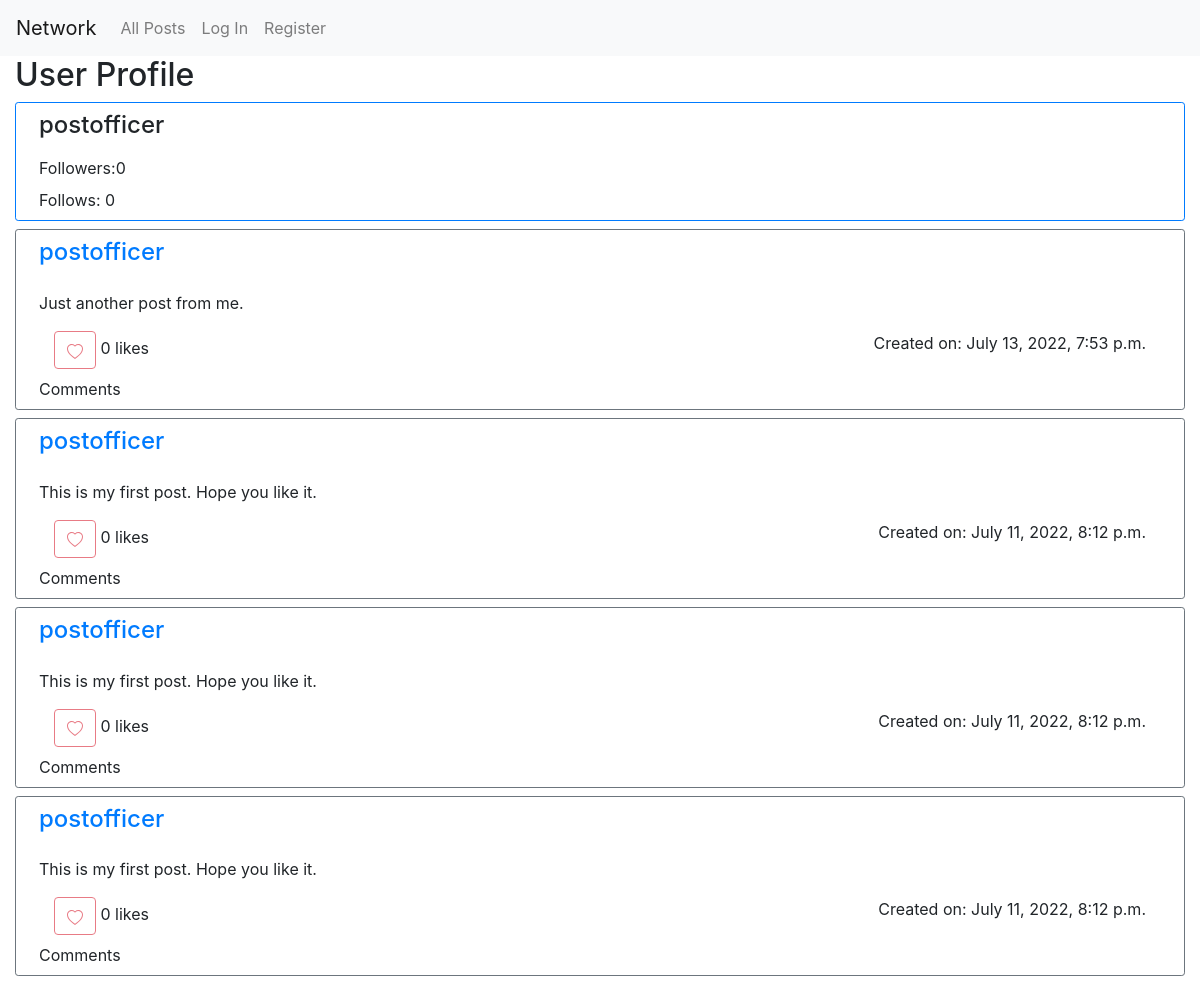
The page /user/1 on the database as committed earlier.
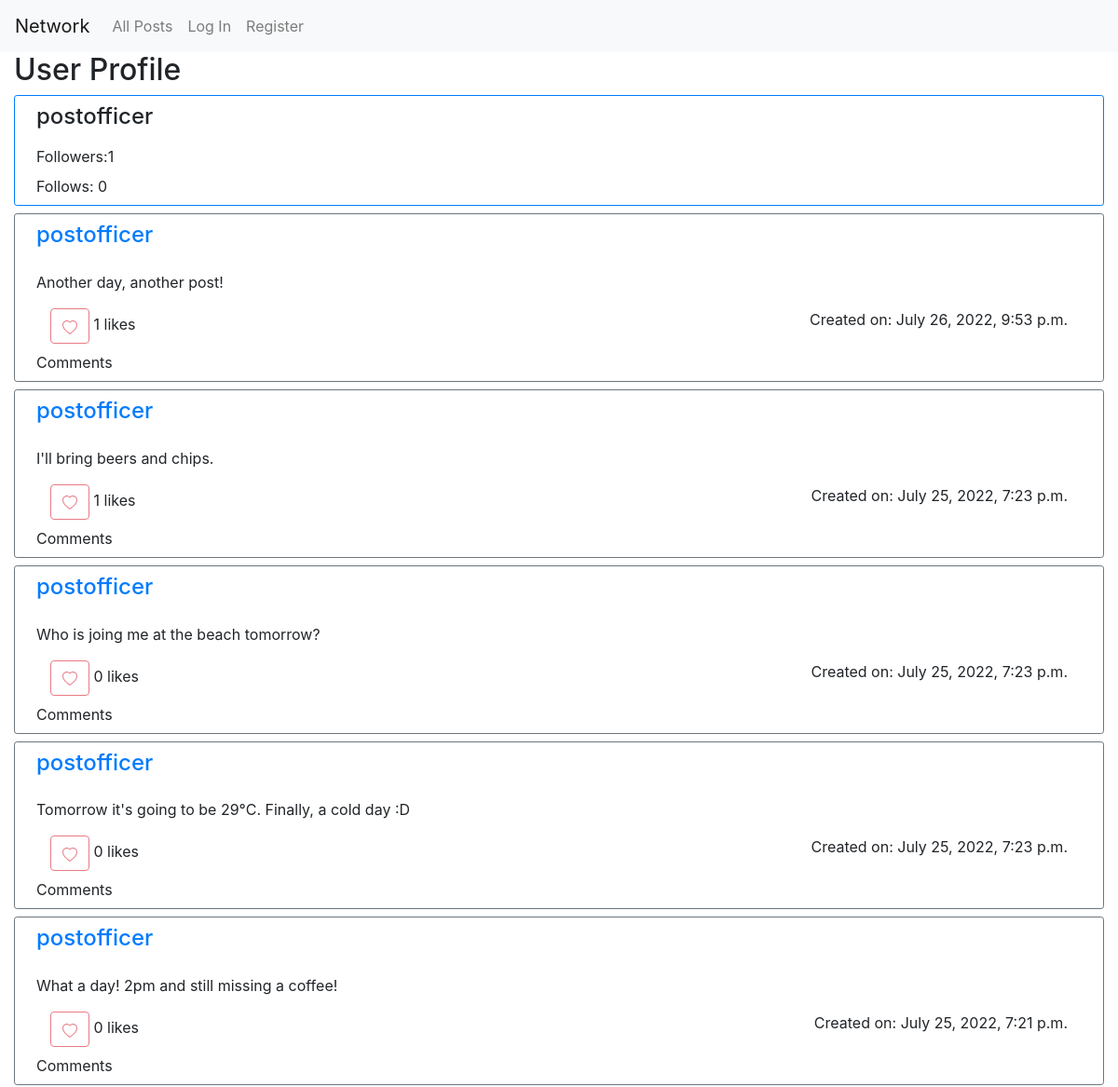
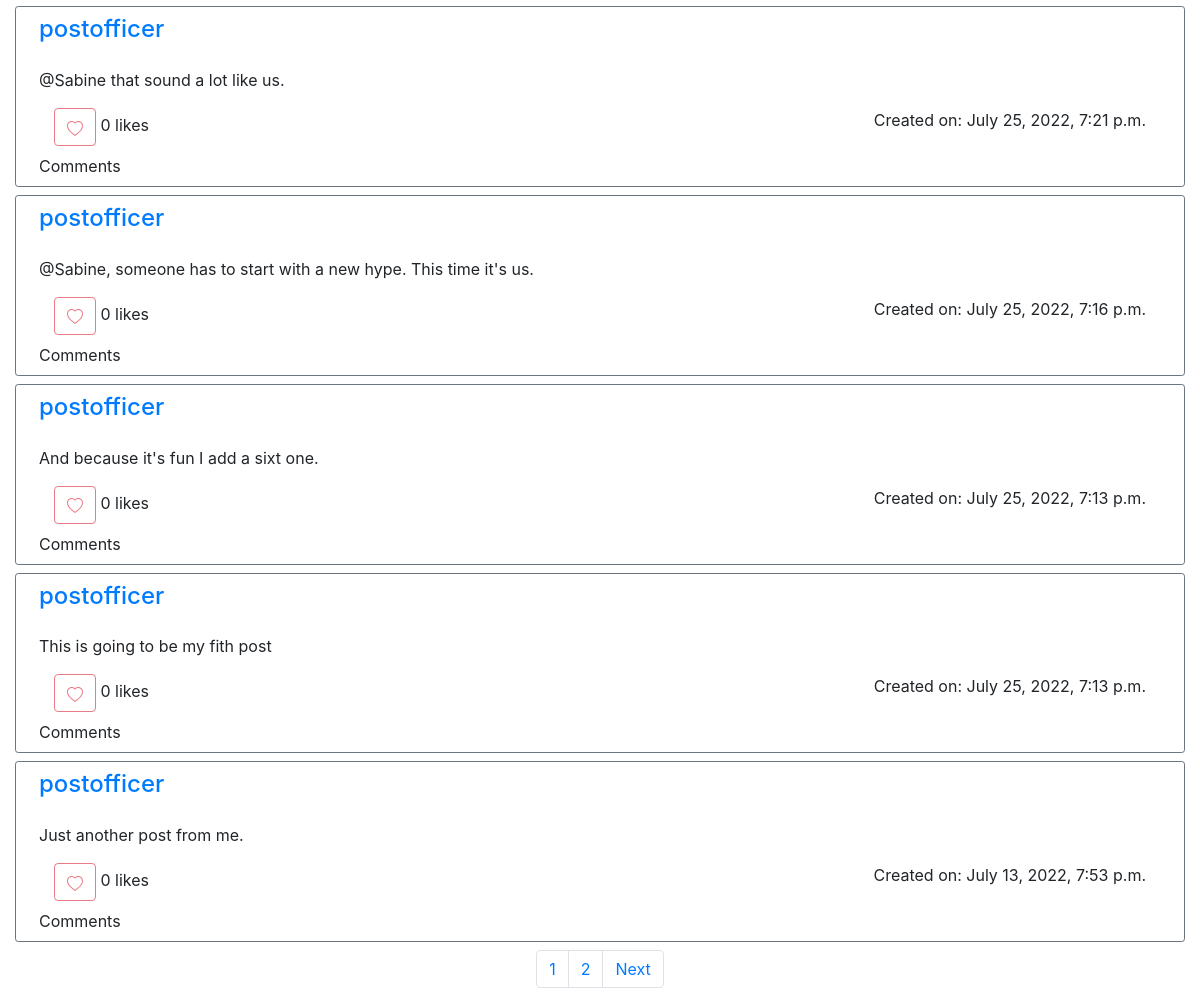
The same page on the database as committed later (2 pictures, top to bottom).
### network/models.py (models this page shows, shortened)
class Post(models.Model):
    user = models.ForeignKey("User", on_delete=models.CASCADE, related_name="posts")
    post = models.TextField(max_length=post_max_length, blank=False)
    likes = models.ManyToManyField("User", blank=True, related_name="likes")
    created_on = models.DateTimeField(auto_now_add=True)
    modified_on = models.DateField(auto_now=True)
    @property
    def like_count(self):
        return self.likes.count()

class User(AbstractUser):
    registered = models.DateTimeField(auto_now_add=True)

### network/views.py (the view, shortened to what this page needs)
# urls.py: path("user/<str:user_id>", views.profile, name="profile"),
@csrf_exempt
def profile(request, user_id):
    user_profile = User.objects.get(id=user_id)
    followed, _ = Follower.objects.get_or_create(user=user_profile)
    is_following = request.user in followed.followers.all()
    if is_following:
        v_unfollow = "block"
        v_follow = "none"
    else:
        v_unfollow = "none"
        v_follow = "block"
    numbers_followed = followed.followers.count()
    number_follows = user_profile.following.count()
    posts_list = Post.objects.filter(user=user_profile).order_by("-created_on")
    paginator = Paginator(posts_list, 10)
    page_number = request.GET.get("page", 1)
    posts = paginator.get_page(page_number)
    return render(request, "network/profile.html", {
        "user_profile": user_profile,
        "v_unfollow": v_unfollow,
        "v_follow": v_follow,
        "numbers_followed": numbers_followed,
        "number_follows": number_follows,
        "posts": posts,
        "current_page": page_number,
        "page_range": range(posts.paginator.num_pages),
        },
    )

### network/templates/network/profile.html (shortened to what this page needs)
{% extends "network/layout.html" %}
{% block body %}
<div class="container-fluid gap-3">
    <h2>User Profile</h2>
    <div class="container-fluid border border-primary border-2 rounded-sm mb-2">
        <div class="row m-2">
            <h4>{{ user_profile.username }}</h4>
        </div>
        <div class="row m-2">
            Followers: <span id="numbers_followed">{{ numbers_followed }}</span>
        </div>
        <div class="row m-2">
            Follows: {{ number_follows }}
        </div>
    </div>
    {% include 'network/layout-post.html' %}
</div>
{% endblock %}

### network/templates/network/layout-post.html (shortened to what this page needs)
{% for post in posts %}
    <div class="container-fluid border border-secondary rounded-sm mb-2">
        <div class="row m-2">
            <h4><a href="{% url 'profile' post.user.id %}">{{ post.user.username }}</a></h4>
        </div>
        <div class="row m-2" id="edit{{post.id}}">
            {{ post.post }}
        </div>
        <div class="row m-2 justify">
            <div class="col-2 justify-content-start">
                {% if request.user.is_authenticated and request.user.id != post.user.id %}
                    {% if request.user not in post.likes.all %}
                        <button id="{{ post.id }}" type="button" class="btn btn-outline-danger" onClick="like({{post.id}})">
                            <svg xmlns="http://www.w3.org/2000/svg" width="16" height="16" fill="currentColor" class="bi bi-heart" viewBox="0 0 16 16">
                                <path d="m8 2.748-.717-.737C5.6.281 2.514.878 1.4 3.053c-.523 1.023-.641 2.5.314 4.385.92 1.815 2.834 3.989 6.286 6.357 3.452-2.368 5.365-4.542 6.286-6.357.955-1.886.838-3.362.314-4.385C13.486.878 10.4.28 8.717 2.01L8 2.748zM8 15C-7.333 4.868 3.279-3.04 7.824 1.143c.06.055.119.112.176.171a3.12 3.12 0 0 1 .176-.17C12.72-3.042 23.333 4.867 8 15z"/>
                            </svg>
                        </button>
                        {% else %}
                        <button id="{{ post.id }}" type="button" class="btn btn-danger" onClick="like({{post.id}})">
                            <svg xmlns="http://www.w3.org/2000/svg" width="16" height="16" fill="currentColor" class="bi bi-heart" viewBox="0 0 16 16">
                                <path d="m8 2.748-.717-.737C5.6.281 2.514.878 1.4 3.053c-.523 1.023-.641 2.5.314 4.385.92 1.815 2.834 3.989 6.286 6.357 3.452-2.368 5.365-4.542 6.286-6.357.955-1.886.838-3.362.314-4.385C13.486.878 10.4.28 8.717 2.01L8 2.748zM8 15C-7.333 4.868 3.279-3.04 7.824 1.143c.06.055.119.112.176.171a3.12 3.12 0 0 1 .176-.17C12.72-3.042 23.333 4.867 8 15z"/>
                            </svg>
                        </button>
                    {% endif %}
                {% else %}
                <button type="button" class="btn btn-outline-danger" disabled>
                </button>
                {% endif %}
                <span id="like_count{{ post.id }}">{{ post.like_count }}</span> likes
            </div>
            <div class="col" style="text-align: right">
                Created on: {{ post.created_on }}
            </div>
        </div>
        <div class="row m-2">
            Comments
        </div>
    </div>
{% endfor %}
<nav aria-label="Page navigation example">
    <ul class="pagination justify-content-center">
        {% if posts.has_previous or posts.has_next %}
            {% for page in page_range %}
                {% if forloop.counter|slugify == current_page|slugify %}
                    <li class="page-item"><a class="page-link" href="#">{{ forloop.counter }}<span class="sr-only">(current)</span></a></li>
                {% else %}
                    <li class="page-item"><a class="page-link" href="?page={{ forloop.counter }}"> {{ forloop.counter }}</a></li>
                {% endif %}
            {% endfor %}
        {% endif %}
        {% if posts.has_next %}
            <li class="page-item">
                <a class="page-link" href="?page={{ posts.next_page_number }}">Next</a>
            </li>
        {% endif %}
    </ul>
</nav>

Rows that differ between the two databases and show on the page:
no longer on this page (row unchanged): Post: user.username "postofficer", post "This is my first post. Hope you like it.", like_count "0", created_on "July 11, 2022, 8:12 p.m."
no longer on this page (row unchanged): Post: user.username "postofficer", post "This is my first post. Hope you like it.", like_count "0", created_on "July 11, 2022, 8:12 p.m."
no longer on this page (row unchanged): Post: user.username "postofficer", post "This is my first post. Hope you like it.", like_count "0", created_on "July 11, 2022, 8:12 p.m."
added Post: user.username "postofficer", post "Another day, another post!", like_count "1", created_on "July 26, 2022, 9:53 p.m."
added Post: user.username "postofficer", post "I'll bring beers and chips.", like_count "1", created_on "July 25, 2022, 7:23 p.m."
added Post: user.username "postofficer", post "Who is joing me at the beach tomorrow?", like_count "0", created_on "July 25, 2022, 7:23 p.m."
added Post: user.username "postofficer", post "Tomorrow it's going to be 29°C. Finally, a cold day :D", like_count "0", created_on "July 25, 2022, 7:23 p.m."
added Post: user.username "postofficer", post "What a day! 2pm and still missing a coffee!", like_count "0", created_on "July 25, 2022, 7:21 p.m."
added Post: user.username "postofficer", post "@Sabine that sound a lot like us.", like_count "0", created_on "July 25, 2022, 7:21 p.m."
added Post: user.username "postofficer", post "@Sabine, someone has to start with a new hype. This time it's us.", like_count "0", created_on "July 25, 2022, 7:16 p.m."
added Post: user.username "postofficer", post "And because it's fun I add a sixt one.", like_count "0", created_on "July 25, 2022, 7:13 p.m."
added Post: user.username "postofficer", post "This is going to be my fith post", like_count "0", created_on "July 25, 2022, 7:13 p.m."
Other text that changed with them:
{{ numbers_followed }}: "0" → "1"
new list line: "1"
new list line: "2"
text now shown: "Next"
